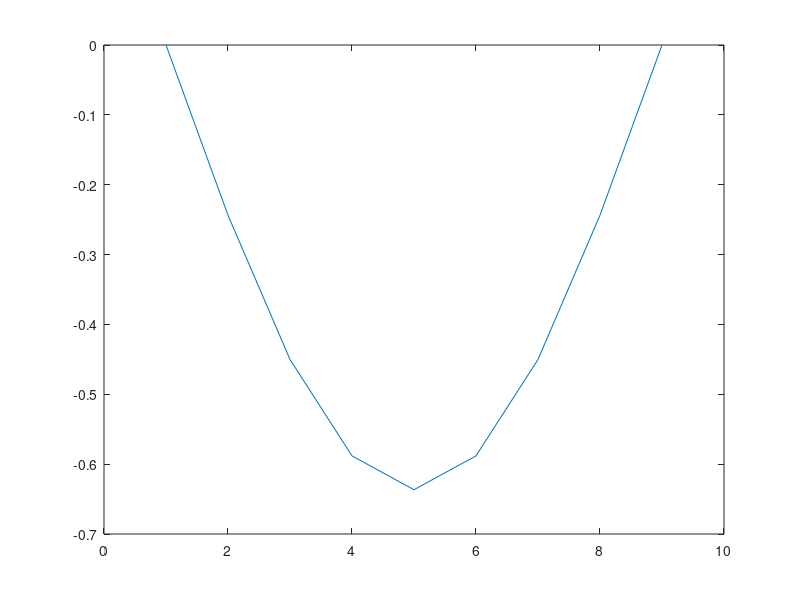

Here is the MATLAB script that generated this plot:
% Reseni prihradove konstrukce (predmet NLMECH)
%
% Linearni stabilita: Euleruv proste ulozeny nosnik
%

clear; clc

% Dimenze ulohy (2 stupne volnosti:u,v, 2 uzly na prutu):
ndof = 3 ;
puzlu= 2 ;  

% ZADANI - material:
E=210e9 ;
bx=0.001;
hx=0.2;
A=bx*hx;
I=(1/12)*(bx)*(hx^3);

% ZADANI - geometrie:
uzly=[
0.0  0 ;
0.25 0 ;
0.5 0 ;
0.75 0 ;
1.0  0 ;
1.25  0 ;
1.5  0 ;
1.75  0 ;
2.0  0 
];

uzly = 1*uzly;
pruty=[
1 2 ;
2 3 ;
3 4 ;
4 5 ;
5 6 ;
6 7 ;
7 8 ;
8 9 ;
];

nuzlu=size(uzly,1);
nprutu=size(pruty,1);

% ZADANI - podpory (uzel,smer,velikost):
podpory=[
1 1 0 ;
1 2 0  ;
9 2 0 ];
npodpor=size(podpory,1);

% ZADANI - sily (uzel,smer,velikost):
sily=[
9 1 -1000 ];
nsil=size(sily,1);

% VYPOCET: --------------------------------

% Vypocet kodovych cisel:
kcis=zeros(nprutu,ndof*puzlu);
for i=1:nprutu
  for j=1:puzlu
    for k=1:ndof
      kcis(i, ((j-1)*ndof+k))=(pruty(i,j)-1)*ndof+k ;
    end
  end
end

% Nulovani matic a vektoru:
velikost = nuzlu*ndof;

K = zeros(velikost);
M = zeros(velikost);
u = zeros(velikost,1);
F = zeros(velikost,1);

% Sestaveni a lokalizace matic tuhosti:
for i=1:nprutu
  Keg=zeros(puzlu*ndof);

	% Delka prutu
	dx2 = (uzly(pruty(i,1),1)-uzly(pruty(i,2),1))^2;
	dy2 = (uzly(pruty(i,1),2)-uzly(pruty(i,2),2))^2;
	L = sqrt(dx2 + dy2);

	% Matice tuhosti:
  Keg=[ E*A/L 0 0 -E*A/L 0 0 ;
        0 12*E*I/L^3 6*E*I/L^2 0 -12*E*I/L^3 6*E*I/L^2 ;
        0 6*E*I/L^2 4*E*I/L 0 -6*E*I/L^2 2*E*I/L ;
        -E*A/L 0  0 E*A/L 0 0 ;
        0 -12*E*I/L^3 -6*E*I/L^2 0 12*E*I/L^3 -6*E*I/L^2 ;
        0 6*E*I/L^2 2*E*I/L 0 -6*E*I/L^2 4*E*I/L ];

	% Transformace:
	s = (uzly(pruty(i,2),2)-uzly(pruty(i,1),2))/L;
	c = (uzly(pruty(i,2),1)-uzly(pruty(i,1),1))/L;
  T = [ c  s  0  0  0  0 ; 
       -s  c  0  0  0  0 ;
        0  0  1  0  0  0 ; 
        0  0  0  c  s  0 ; 
        0  0  0 -s  c  0 ;
        0  0  0  0  0  1 ]  ;
  Ke = T' * Keg * T;
  
	% Samotna lokalizace:
  for j=1:(puzlu*ndof)
    for k=1:(puzlu*ndof)
      K(kcis(i,j),kcis(i,k)) = K(kcis(i,j),kcis(i,k))+Ke(j,k);
    end
  end
end

% Zatizeni:
for i=1:nsil
	iuz=sily(i,1);
	ismer=sily(i,2);
	pos = (ndof*(iuz-1))+ismer;
  F(pos) = F(pos)+sily(i,3);
end

% Podpory:
for i=1:npodpor
	iuz=podpory(i,1);
	ismer=podpory(i,2);
	pos = (ndof*(iuz-1))+ismer;
  u(pos) = u(pos)+podpory(i,3);
	for j=1:velikost
    K(pos,j) = 0.0 ;
    K(j,pos) = 0.0 ;
  end
	K(pos,pos) = 1.0 ;
end

% RESENI soustavy rovnic:
u=K\F ;

% Vypocet vysledku na prutech:
for i=1:nprutu
  Mn=zeros(puzlu*ndof);
  Mb=zeros(puzlu*ndof);
  Mg=zeros(puzlu*ndof);
	ue  = zeros(puzlu*ndof,1);
	uel = zeros(puzlu*ndof,1);

	% Ziskani lokalnich vektoru deformaci:
	for j=1:(puzlu*ndof)
		ue(j) = u(kcis(i,j));
	end

	% Transformace:
	dx2 = (uzly(pruty(i,1),1)-uzly(pruty(i,2),1))^2;
	dy2 = (uzly(pruty(i,1),2)-uzly(pruty(i,2),2))^2;
	L = sqrt(dx2 + dy2);

	s = (uzly(pruty(i,2),2)-uzly(pruty(i,1),2))/L;
	c = (uzly(pruty(i,2),1)-uzly(pruty(i,1),1))/L;
  T = [ c  s  0  0  0  0 ; 
       -s  c  0  0  0  0 ;
        0  0  1  0  0  0 ; 
        0  0  0  c  s  0 ; 
        0  0  0 -s  c  0 ;
        0  0  0  0  0  1 ]  ;
  uel = T * ue;

  % Matice tuhosti (jen lokalni):
  Kelb=[ E*A/L 0 0 -E*A/L 0 0 ;
        0 12*E*I/L^3 6*E*I/L^2 0 -12*E*I/L^3 6*E*I/L^2 ;
        0 6*E*I/L^2 4*E*I/L 0 -6*E*I/L^2 2*E*I/L ;
        -E*A/L 0  0 E*A/L 0 0 ;
        0 -12*E*I/L^3 -6*E*I/L^2 0 12*E*I/L^3 -6*E*I/L^2 ;
        0 6*E*I/L^2 2*E*I/L 0 -6*E*I/L^2 4*E*I/L ];

  % sily v prutech:
  Fe = Kelb * uel;
  N = Fe(1);

  % geometricka matice:
  Mb = (N/(30*L))* [0 0   0     0  0  0 ;
                   0 36  3*L   0 -36 3*L ;
                   0 3*L 4*L^2 0 -3*L -(L^2) ;
                   0 0   0     0  0    0 ;
                   0 -36 -3*L  0  36 -3*L ;
                   0  3*L -(L^2) 0 -3*L 4*L^2 ];
  Me = Mb 
  
  % Alternative:
  Me0= N/L * [0 0 0 0 0 0 ;
      0 6/5 L/10 0 -6/5 L/10 ;
      0 L/10 2*L^2/15 0 -L/10 -L^2/30 ;
      0 0 0 0 0 0 ;
      0 -6/5 -L/10 0 6/5 -L/10 ;
      0 L/10 -L^2/30 0 -L/10 2*L^2/15]
   
   
  % TRansformation:
  Mg = T' * Me * T;

  for j=1:(puzlu*ndof)
    for k=1:(puzlu*ndof)
      M(kcis(i,j),kcis(i,k)) = M(kcis(i,j),kcis(i,k))+Mg(j,k);
    end
  end
end

% CV5 vypocet vlastnich cisel:
% Podpory:
for i=1:npodpor
	iuz=podpory(i,1);
	ismer=podpory(i,2);
	pos = (ndof*(iuz-1))+ismer;
	for j=1:velikost
    M(pos,j) = 0.0 ;
    M(j,pos) = 0.0 ;
  end
	M(pos,pos) = 1.0 ;
end

[v,d] = eig(K, M); % Nefunguje v Octave 2.x :-(

D=diag(d);
disp('Nasobitel zatizeni je:')
dd = D(1);
di = 1;
for iy=1:size(D,1)
  if D(iy) > 1.00001
    if D(iy) == 1.0
      % nic...
    else
      dd = D(iy) ;
      di = iy ;
     break ;
    end
  end
end

for iy=di:size(D,1)
    if D(iy) < dd
        if (D(iy)) > 0
            if D(iy) == 1.0
                % nic...
            else
              dd = D(iy);
              di = iy ;
            end
        end
    end
end
(dd)*1

% Deformovany tvar (pro primy nosnik):
a=zeros(nuzlu,1);
b=zeros(nuzlu,1);
for i=1:nuzlu
a(i,1)=i;
pos=3*(i-1)+2;
b(i,1)=v(pos,di);
end
plot(a,b);

%%%%%%%%%%%%%%%%%%%%%%%%%%%%%%%%%%%%%%%%%%%%

disp('Euler by spocital [kN]:')
L = uzly(nuzlu,1) -  uzly(1,1);
Frc = (((pi^2)*E*I)/(L^2))/1000
disp('Celkova delka byla:')
L

